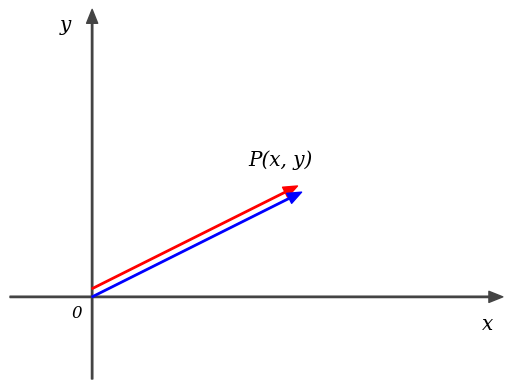

Recreate this plot in Python.
import numpy as np
from matplotlib import pyplot

ax = 0

def init_graph():
    global ax

    size = 10
    col = '#444444'
    
    fig = pyplot.figure()
    ax = fig.add_subplot(111)
    ax.set_aspect('equal') # アスペクト比イコール
    
    point_x = {'start': [-2, 0], 'end': [size, 0]}
    point_y = {'start': [0, -2], 'end': [0, size * 0.7]}

    ax.annotate('', xy=point_x['end'], xytext=point_x['start'],  # X軸
                arrowprops=dict(shrink=0, width=1, headwidth=8, 
                                headlength=10, connectionstyle='arc3',
                                facecolor=col, edgecolor=col)
               )
    ax.annotate('', xy=point_y['end'], xytext=point_y['start'],  # Y軸
                arrowprops=dict(shrink=0, width=1, headwidth=8, 
                                headlength=10, connectionstyle='arc3',
                                facecolor=col, edgecolor=col)
               )


    # グラフの範囲
    ax.set_xlim([-2, size])
    ax.set_ylim([-2, size * 0.7])

    ax.axis("off") # 外枠の軸を消す
    ax.text(-0.5, -0.5, "0", fontstyle='oblique', fontname='serif', fontsize="large") # 原点０の表示
    ax.text(size * 0.95, -0.8, "x", fontstyle='oblique', fontname='serif', fontsize="x-large") # xの表示
    ax.text(-0.8, size * 0.65, "y", fontstyle='oblique', fontname='serif', fontsize="x-large") # yの表示
    


def draw_vec(x, y, col):
    global ax
    point = {'start': [0, 0], 'end': [x, y]}
    ax.annotate('', xy=point['end'], xytext=point['start'],
                arrowprops=dict(shrink=0, width=1, headwidth=8, 
                                headlength=10, connectionstyle='arc3',
                                facecolor=col, edgecolor=col))

def draw_vec2(x0, y0, x1, y1, col):
    global ax
    point = {'start': [x0, y0], 'end': [x1, y1]}
    ax.annotate('', xy=point['end'], xytext=point['start'],
                arrowprops=dict(shrink=0, width=1, headwidth=8, 
                                headlength=10, connectionstyle='arc3',
                                facecolor=col, edgecolor=col))

def draw_line(x0, y0, x1, y1, col):
    global ax
    point = {'start': [x0, y0], 'end': [x1, y1]}
    ax.annotate('', xy=point['end'], xytext=point['start'],
            arrowprops=dict(arrowstyle='-', 
                            connectionstyle='arc3', 
                            facecolor=col, edgecolor=col))

def draw_dline(x0, y0, x1, y1, col):
    global ax
    point = {'start': [x0, y0], 'end': [x1, y1]}
    ax.annotate('', xy=point['end'], xytext=point['start'],
            arrowprops=dict(arrowstyle='-', 
                            connectionstyle='arc3', 
                            linestyle='dotted',
                            alpha=0.7,
                            facecolor=col, edgecolor=col))

def draw_text(x, y, s):
    global ax
    ax.text(x, y, s, fontstyle='oblique', fontname='serif', fontsize="x-large") 

def draw_dot(x, y):
    pyplot.plot(x,y,'black',marker='.', markersize=10)


init_graph()

draw_vec2(0, 0.2, 5.0, 2.7, 'red')
draw_vec2(0, 0, 5.1, 2.55, 'blue')

draw_text(3.8, 3.2, 'P(x, y)')
# draw_text(6.5, 4.5, "P'(kx, ky)")

pyplot.show()
